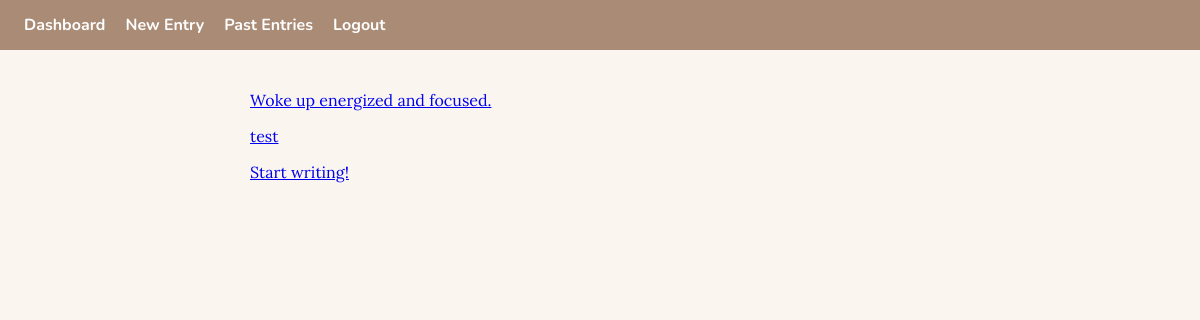
Before: /entries (signed in) with the older database file.
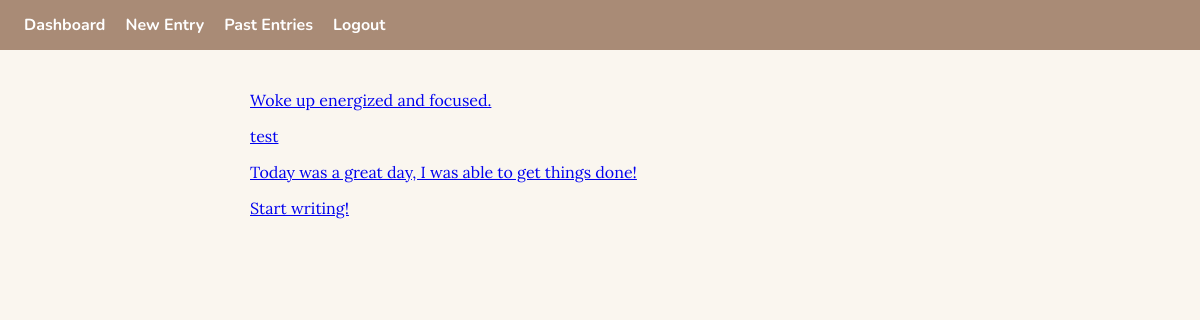
After: the same page with the newer database file.
### app.py (models this page shows)
class Entry(db.Model):
                id = db.Column(db.Integer, primary_key=True)
                content = db.Column(db.Text, nullable=False)
                mode = db.Column(db.String(10), default="Personal")
                ai = db.Column(db.Text, nullable=True)
                mood = db.Column(db.Integer, nullable=True)
                created_at = db.Column(db.DateTime, default=datetime.utcnow)
                user_id = db.Column(db.Integer, db.ForeignKey('user.id'), nullable=False)

### app.py (the view)
@app.route('/entries')
@login_required
def entries():
       entries = Entry.query.filter_by(user_id=current_user.id).all()
       return render_template('entries.html', entries=entries)

### app.py (called while the page is built)
@login_manager.user_loader
def load_user(user_id):
    return User.query.get(int(user_id))

### templates/entries.html (shortened to what this page needs)
{% extends 'base.html' %}
{% block content %}
{% for entry in entries %}
<p><a href="{{ url_for('entry', id=entry.id) }}">{{ entry.content }}</a></p>
{% else %}
<p>No entries yet!</p>
{% endfor %}
<p><a href="{{ url_for('new_entry') }}">Start writing!</a> </p>
{% endblock %}

### templates/base.html (shortened to what this page needs)
<!DOCTYPE html>
<html lang="en">
<head>
    <link rel="stylesheet" href="{{ url_for('static', filename='style.css') }}">
</head>
<body>
    <nav>
        {% if current_user.is_authenticated %}
        <a href="{{ url_for('dashboard') }}">Dashboard</a>
        <a href="{{ url_for('new_entry') }}">New Entry</a>
        <a href="{{ url_for('entries') }}">Past Entries</a>
        <a href="{{ url_for('logout') }}">Logout</a>
        {% else %}
        <a href="{{ url_for('register') }}">Register</a>
        <a href="{{ url_for('login') }}">Login</a>
        {% endif %}
    </nav>
    <main>{% block content %}{% endblock %}</main>
</body>
</html>

### static/style.css (style rules this page uses)
:root { --brown-dark: #A98B76; --brown-mid: #BFA28C; --cream: #F3E4C9; --sage: #BABF94; --text: #3d2b1f; --bg: #faf6ef; --white: #ffffff; }
body { background-color: var(--bg); color: var(--text); font-family: 'Lora', serif; margin: 0; padding: 0; }
nav { background-color: var(--brown-dark); padding: 14px 24px; display: flex; gap: 20px; }
nav a { color: var(--white); text-decoration: none; font-family: 'Nunito', sans-serif; font-weight: 700; }
main { max-width: 700px; margin: 40px auto; padding: 0 20px; }

Changed rows visible on the page:
added Entry: content "Today was a great day, I was able to get things done!"
